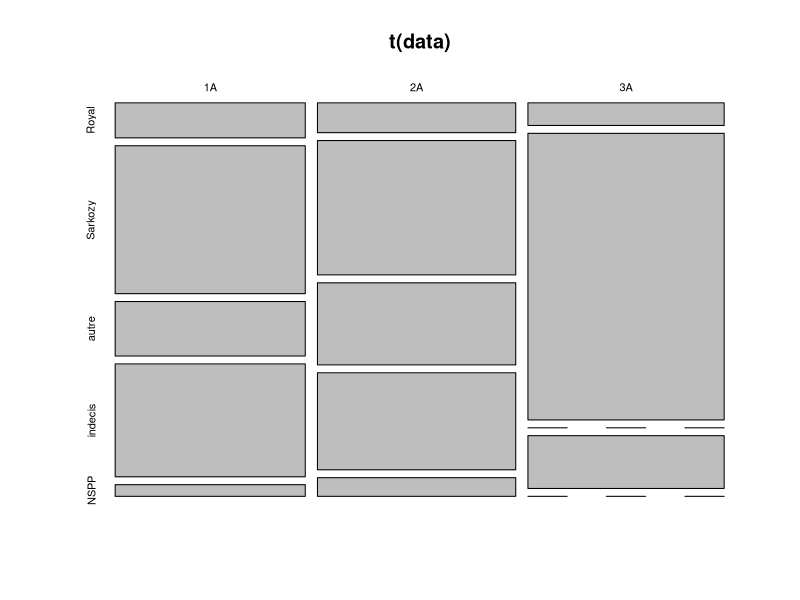
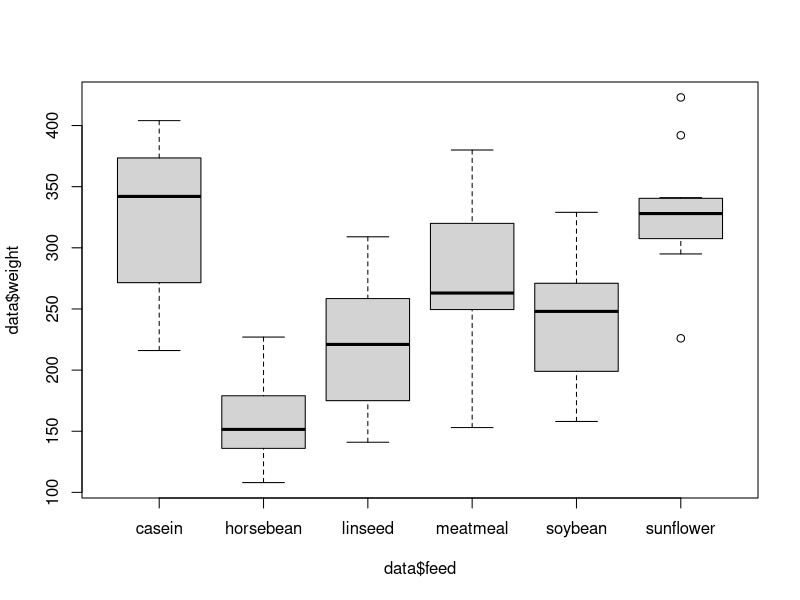
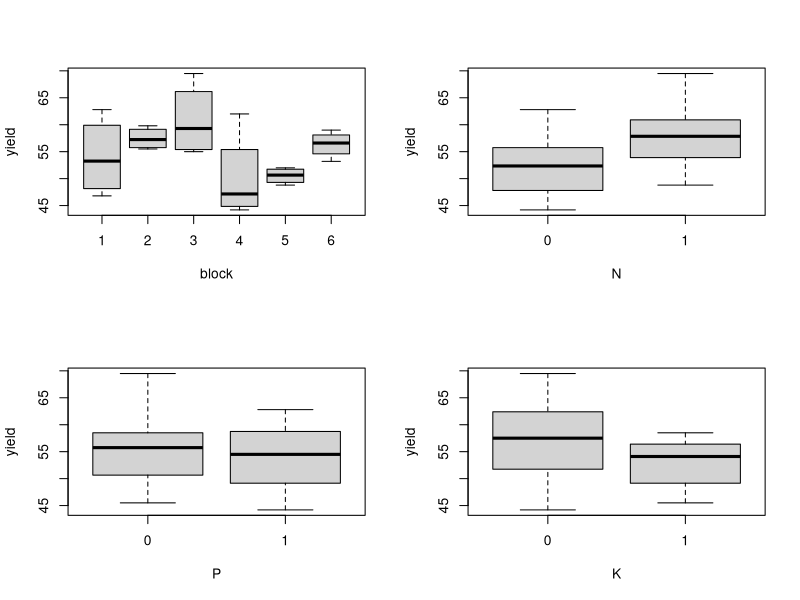
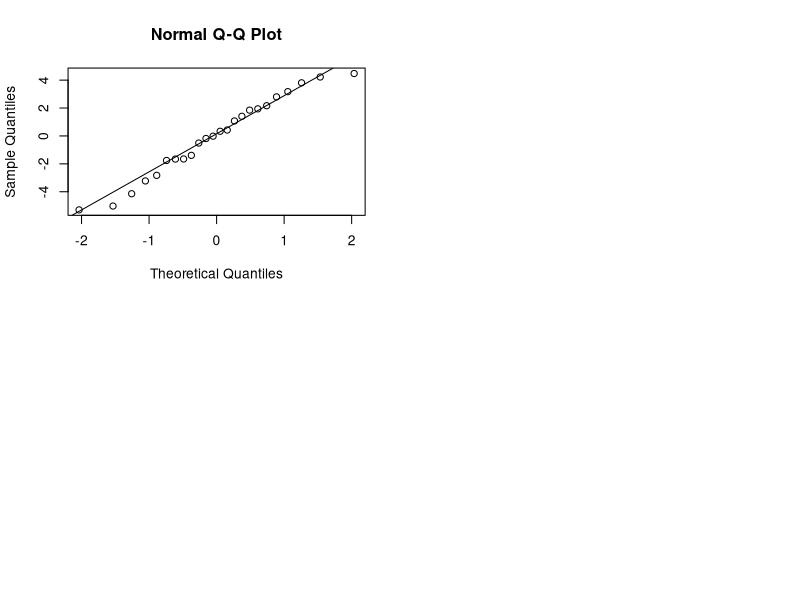
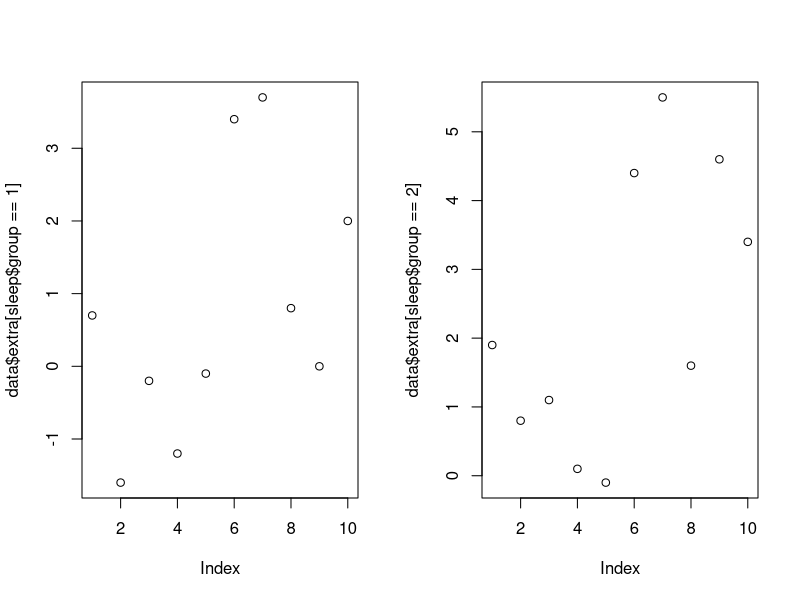
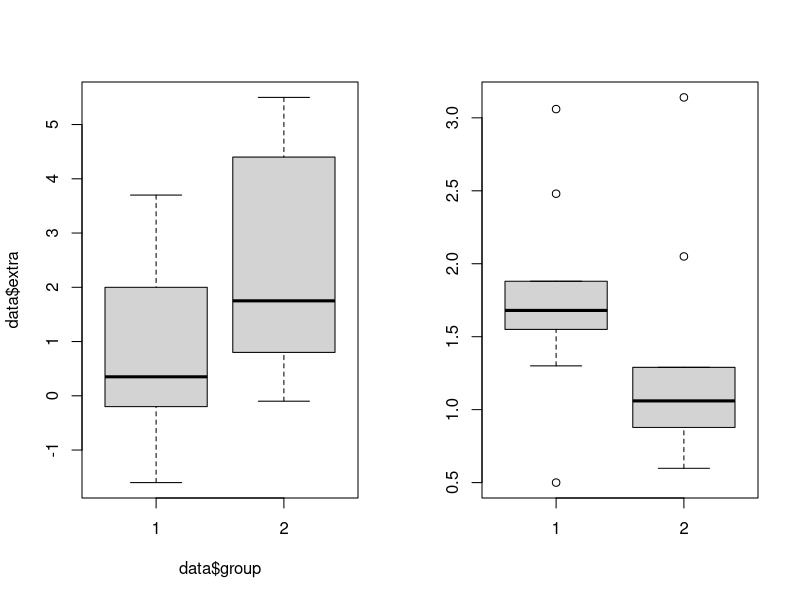

Here is the R script that generated these plots, in order:
## ---- chunk 1
data=rbind(c(9,8,6),c(38,36,76),c(14,22,0),c(29,26,14),c(3,5,0))
colnames(data)=c("1A","2A","3A")
rownames(data)=c("Royal","Sarkozy","autre","indecis","NSPP")
data=as.table(data)
## ---- chunk 2
plot(t(data))
## ---- chunk 3
chisq.test(data, simulate.p.value = TRUE)
## ---- chunk 4
data <- chickwts
## ---- chunk 5
boxplot(data$weight~data$feed)
## ---- chunk 6
table(data$feed)
## ---- chunk 7
kruskal.test(data$weight~data$feed)
## ---- chunk 8
data <- npk

par(mfrow=c(2,2))
plot(yield ~ block+N+P+K, data=data)
## ---- chunk 9
bartlett.test(data$yield~data$block)
## ---- chunk 10
bartlett.test(data$yield~data$N)
## ---- chunk 11
bartlett.test(data$yield~data$P)
## ---- chunk 12
bartlett.test(data$yield~data$K)
## ---- chunk 13
res <- aov(yield~block+N*P*K, data = data)
summary(res)
## ---- chunk 14
qqnorm(res$residuals)
qqline(res$residuals)

shapiro.test(res$residuals)
## ---- chunk 15
data <- sleep
## ---- chunk 16
par(mfrow=c(1,2))
plot(data$extra[sleep$group==1])
plot(data$extra[sleep$group==2])
## ---- chunk 17
boxplot(data$extra~data$group)
## ---- chunk 18
wilcox.test(sleep$extra[sleep$group==1],mu = 0,alternative = "greater")
## ---- chunk 19
wilcox.test(sleep$extra[sleep$group==2],mu = 0,alternative = "greater")
## ---- chunk 20
wilcox.test(sleep$extra[sleep$group==2],
            sleep$extra[sleep$group==1],
            mu = 0,
            alternative = "greater")
## ---- chunk 21
t1 <- c(1.83, 0.50, 1.62, 2.48, 1.68, 1.88, 1.55, 3.06, 1.30) 
t2 <- c(0.878, 0.647, 0.598, 2.05, 1.06, 1.29, 1.06, 3.14, 1.29) 
boxplot(t1,t2)
## ---- chunk 22
wilcox.test(t1,t2,paired=TRUE,alternative="greater")
